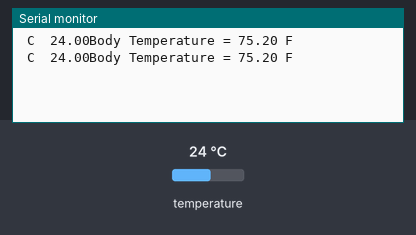
This sketch was run on a simulated Arduino Uno, built with avr-gcc and run on an emulated ATmega328P. On the bench: the last lines printed to the serial monitor. The inputs (shaded band) are chosen by the test bench; at power-on: temperature 24 °C.

Above: at 3.3 s.
3.4 s: temperature set to 12 °C
At 5.6 s:
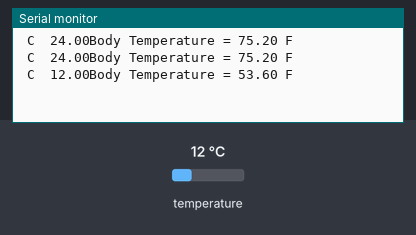
5.9 s: temperature set to 19 °C
At 6.5 s:
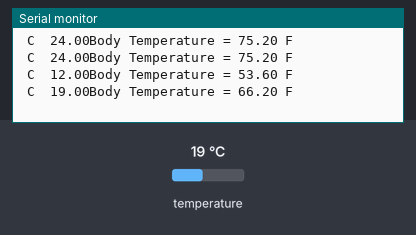
Timing chart, 0 to 8.9 s (numbered marks = the images above; inputs shaded):
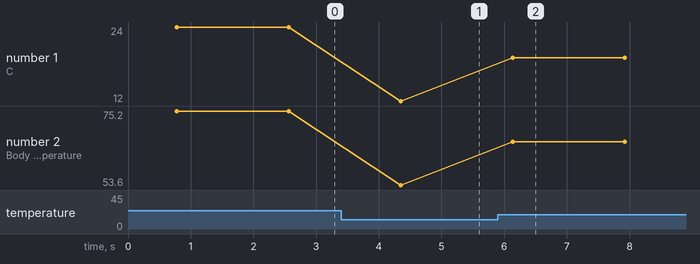

Measured:
- after the input at 3.4 s, the serial monitor: prints a new line after 0.95 s (image 1)
- after the input at 5.9 s, the serial monitor: prints a new line after 0.24 s (image 2)
- plotted number 1: 24 → 12 after the input at 3.4 s, 12 → 19 after the input at 5.9 s
- plotted number 2: 75.2 → 53.6 after the input at 3.4 s, 53.6 → 66.2 after the input at 5.9 s

The sketch:

Temp___pulse.ino
```cpp
#include <OneWire.h>
#include <DallasTemperature.h>
#include<SimpleDHT.h>
#define A 22
#define B 24
#define C 26
#define light A1
OneWire oneWire(A);
//OneWire oneWire(B);
//OneWire oneWire(C);
DallasTemperature sensors(&oneWire);
 float Celcius=0;
 float Fahrenheit=0;
//int pulsePin = A0;                 // Pulse Sensor purple wire connected to analog pin A0
//int blinkPin = 13;                  // pin to blink led at each beat
//int pinDHT11=22;
//SimpleDHT11 dht11;
//int lvl;

void setup()
{

  Serial.begin(9600);             // we agree to talk fast!
//  interruptSetup();                 // sets up to read Pulse Sensor signal every 2mS
     sensors.begin();
}


void loop()
{

     sensors.requestTemperatures();
     Celcius=sensors.getTempCByIndex(0);
     Fahrenheit=sensors.toFahrenheit(Celcius);
     Serial.print(" C  ");
     Serial.print(Celcius);
       Serial.print("Body Temperature = ");
       Serial.print(Fahrenheit);
       Serial.println(" F");
       delay(1000);

       delay(20); //  take a break
}
```
